Frame 1 (no input): blank canvas, image omitted
Frame 60 (the mouse pressed at the canvas centre just before this capture): blank canvas, image omitted
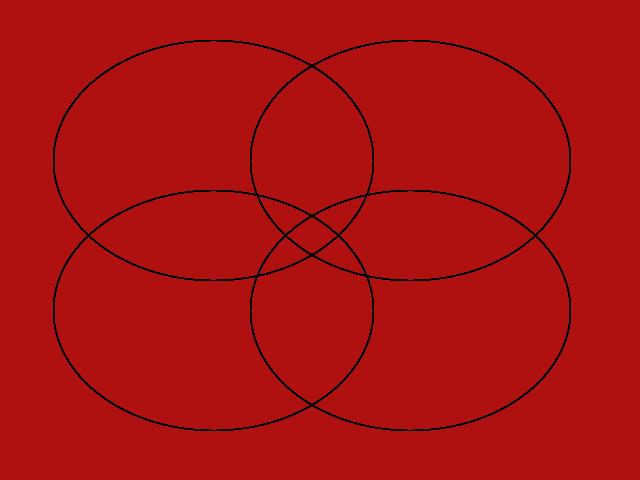
Frame 120 (the mouse held since frame 60 and released just before this capture)

The Processing sketch whose frames 1 and 60 were blank and that drew this single picture after the mouse press (run headless with seeded random() and noise(); from frame 60 on, the mouse is pressed at the canvas centre):

// Processing sketch: sketch_may20e
// ── sketch_may20e.pde
// First pedorrin Processing Program
// By Dalton

int r1;
int g1;
int b1;
boolean dos55;

/////////////////////////////////////////

void setup() {

size(640,480);
background(175,16,16);
r1=255;
g1=255;
b1=255;
dos55=false;

}

/////////////////////////////////////////

void draw() {
  
  smooth();
  noFill();
  
  stroke(r1, g1, b1); 
//  stroke(255,255,255);

 if(r1 <=255) {
   
     if(r1 >=0) {
        
                r1=r1-5;
                println("resto");
                println(r1);
                g1=g1-5;
                b1=b1-5;
    
     }
 
        
   else {
   
                r1=r1+5;
                println("sumo");
                println(r1);
                g1=g1+5;
                b1=b1+5;
                
   }
 }
 
  ellipse(213, 160, mouseX, mouseY);
  ellipse(410,160, mouseX, mouseY);
  ellipse(410, 310, mouseX, mouseY);
  ellipse(213, 310, mouseX, mouseY);

 
    
   
    
    
  
    
  
  
 
}
